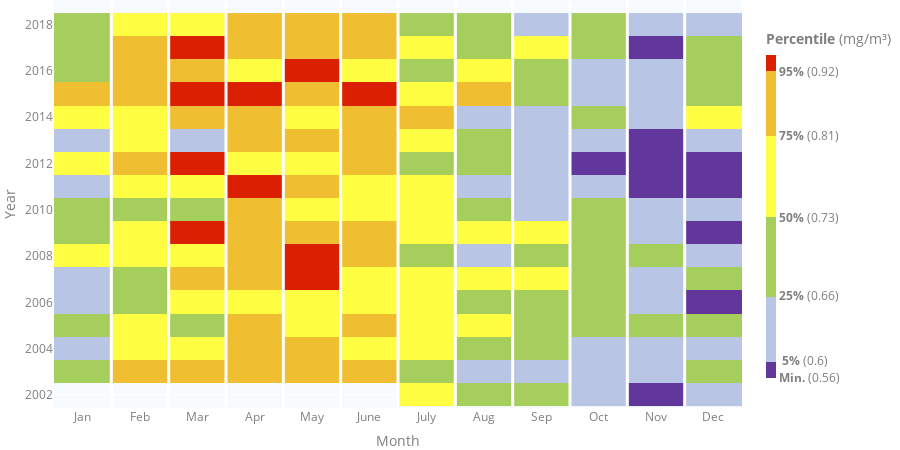

The cell this chart's notebook holds for it:
### Code cell
trace = go.Heatmap(
    z=df['percentile'],
    x=df['datetime'].dt.month,
    y=df['datetime'].dt.year,
    text=df['mean__monthly__mass_concentration_of_chlorophyll_a_in_sea_water'],
    colorscale=PERCENTILE_COLORSCALE, 
    colorbar=dict(
                tickmode='array',
                thickness=10,
                len=0.9,
        
    title='<b>Percentile</b> (mg/m\u00B3)',
            ticktext=[
                '<b>Min.</b> (0.56)', 
                '<b> 5%</b> (0.6)', 
                '<b>25%</b> (0.66)', 
                '<b>50%</b> (0.73)',
                '<b>75%</b> (0.81)', 
                '<b>95%</b> (0.92)'],
            tickvals=[0,5,24,47, 71, 90]  
    ),
    hovertemplate='%{x} %{y}<br>'+
    'Concentration: %{text:.2f} mg/m\u00B3<extra></extra>'
)
figure_3_20 = go.Figure(data=trace, layout=TIMESERIES_LAYOUT)
figure_3_20.update_layout(
yaxis=dict(
    title='Year',
    nticks=12),
xaxis=dict(
    title='Month',
    ticktext=['Jan','Feb','Mar','Apr','May','June','July','Aug','Sep','Oct','Nov','Dec'],
    showgrid=False,
   tickvals=[1, 2, 3, 4, 5, 6, 7, 8, 9, 10, 11, 12],
))

# Include white lines as xaxis gridlines
x0=1.5
for i in range(0,11):
    figure_3_20.add_shape(type='line',
                        x0=x0, y0=2001.5, x1=x0, y1=2019,
                        line=dict(color='White', width=3))
    x0+=1

figure_3_20

### Figure 1 — Plotly figure (JSON) as saved in the notebook; plotly's stock layout.template omitted (floating-point values rounded to 4 significant figures; data arrays with more than 128 entries replaced by an {"elided": "..."} marker saying what was removed)
{"data": [{"colorbar": {"len": 0.9, "thickness": 10, "tickmode": "array", "ticktext": ["<b>Min.</b> (0.56)", "<b> 5%</b> (0.6)", "<b>25%</b> (0.66)", "<b>50%</b> (0.73)", "<b>75%</b> (0.81)", "<b>95%</b> (0.92)"], "tickvals": [0, 5, 24, 47, 71, 90], "title": {"text": "<b>Percentile</b> (mg/m³)"}}, "colorscale": [[0, "rgb(98, 55, 155)"], [0.05, "rgb(98, 55, 155)"], [0.05, "rgb(184, 197, 229)"], [0.25, "rgb(184, 197, 229)"], [0.25, "rgb(166, 206, 93)"], [0.5, "rgb(166, 206, 93)"], [0.5, "rgb(255, 254, 66)"], [0.75, "rgb(255, 254, 66)"], [0.75, "rgb(239, 191, 49)"], [0.95, "rgb(239, 191, 49)"], [0.95, "rgb(219, 32, 1)"], [1, "rgb(219, 32, 1)"]], "hovertemplate": "%{x} %{y}<br>Concentration: %{text:.2f} mg/m³<extra></extra>", "text": {"elided": "198 float values"}, "type": "heatmap", "x": {"elided": "198 int values"}, "y": {"elided": "198 int values"}, "z": {"elided": "198 int values"}}], "layout": {"font": {"color": "#7f7f7f"}, "height": 450, "hovermode": "closest", "legend": {"bgcolor": "rgba(0,0,0,0)", "itemclick": false, "itemdoubleclick": false, "orientation": "h"}, "margin": {"b": 0, "l": 0, "r": 0, "t": 0}, "paper_bgcolor": "rgba(0,0,0,0)", "plot_bgcolor": "#f7fbfd", "shapes": [{"line": {"color": "White", "width": 3}, "type": "line", "x0": 1.5, "x1": 1.5, "y0": 2002.0, "y1": 2019}, {"line": {"color": "White", "width": 3}, "type": "line", "x0": 2.5, "x1": 2.5, "y0": 2002.0, "y1": 2019}, {"line": {"color": "White", "width": 3}, "type": "line", "x0": 3.5, "x1": 3.5, "y0": 2002.0, "y1": 2019}, {"line": {"color": "White", "width": 3}, "type": "line", "x0": 4.5, "x1": 4.5, "y0": 2002.0, "y1": 2019}, {"line": {"color": "White", "width": 3}, "type": "line", "x0": 5.5, "x1": 5.5, "y0": 2002.0, "y1": 2019}, {"line": {"color": "White", "width": 3}, "type": "line", "x0": 6.5, "x1": 6.5, "y0": 2002.0, "y1": 2019}, {"line": {"color": "White", "width": 3}, "type": "line", "x0": 7.5, "x1": 7.5, "y0": 2002.0, "y1": 2019}, {"line": {"color": "White", "width": 3}, "type": "line", "x0": 8.5, "x1": 8.5, "y0": 2002.0, "y1": 2019}, {"line": {"color": "White", "width": 3}, "type": "line", "x0": 9.5, "x1": 9.5, "y0": 2002.0, "y1": 2019}, {"line": {"color": "White", "width": 3}, "type": "line", "x0": 10.5, "x1": 10.5, "y0": 2002.0, "y1": 2019}, {"line": {"color": "White", "width": 3}, "type": "line", "x0": 11.5, "x1": 11.5, "y0": 2002.0, "y1": 2019}], "xaxis": {"fixedrange": true, "showgrid": false, "ticktext": ["Jan", "Feb", "Mar", "Apr", "May", "June", "July", "Aug", "Sep", "Oct", "Nov", "Dec"], "tickvals": [1, 2, 3, 4, 5, 6, 7, 8, 9, 10, 11, 12], "title": {"text": "Month"}}, "yaxis": {"fixedrange": true, "nticks": 12, "title": {"text": "Year"}}}}
